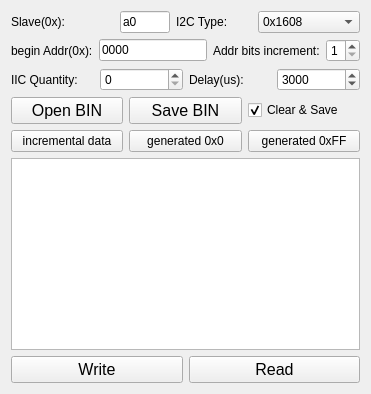
      <widget class="QWidget" name="tab_3">
       <attribute name="title">
        <string>Batch BIN</string>
       </attribute>
       <layout class="QVBoxLayout" name="verticalLayout_14">
        <item>
         <layout class="QHBoxLayout" name="horizontalLayout_11">
          <item>
           <widget class="QLabel" name="label_4">
            <property name="text">
             <string>Slave(0x):</string>
            </property>
           </widget>
          </item>
          <item>
           <widget class="QLineEdit" name="binSlavelineEdit">
            <property name="maximumSize">
             <size>
              <width>50</width>
              <height>16777215</height>
             </size>
            </property>
            <property name="text">
             <string>a0</string>
            </property>
           </widget>
          </item>
          <item>
           <widget class="QLabel" name="label_14">
            <property name="sizePolicy">
             <sizepolicy hsizetype="Ignored" vsizetype="Preferred">
              <horstretch>0</horstretch>
              <verstretch>0</verstretch>
             </sizepolicy>
            </property>
            <property name="maximumSize">
             <size>
              <width>76</width>
              <height>16777215</height>
             </size>
            </property>
            <property name="text">
             <string>I2C Type:</string>
            </property>
            <property name="buddy">
             <cstring>i2ctypecomboBox</cstring>
            </property>
           </widget>
          </item>
          <item>
           <widget class="QComboBox" name="binTypecomboBox">
            <property name="sizePolicy">
             <sizepolicy hsizetype="Ignored" vsizetype="Preferred">
              <horstretch>0</horstretch>
              <verstretch>0</verstretch>
             </sizepolicy>
            </property>
            <property name="currentIndex">
             <number>2</number>
            </property>
            <item>
             <property name="text">
              <string>0x0808</string>
             </property>
            </item>
            <item>
             <property name="text">
              <string>0x0816</string>
             </property>
            </item>
            <item>
             <property name="text">
              <string>0x1608</string>
             </property>
            </item>
            <item>
             <property name="text">
              <string>0x1616</string>
             </property>
            </item>
            <item>
             <property name="text">
              <string>0x1632</string>
             </property>
            </item>
           </widget>
          </item>
         </layout>
        </item>
        <item>
         <layout class="QHBoxLayout" name="horizontalLayout_12">
          <item>
           <widget class="QLabel" name="label_8">
            <property name="font">
             <font>
              <pointsize>9</pointsize>
             </font>
            </property>
            <property name="text">
             <string>begin Addr(0x):</string>
            </property>
           </widget>
          </item>
          <item>
           <widget class="QLineEdit" name="binRegStartlineEdit">
            <property name="text">
             <string>0000</string>
            </property>
           </widget>
          </item>
          <item>
           <widget class="QLabel" name="label_7">
            <property name="text">
             <string>Addr bits increment:</string>
            </property>
           </widget>
          </item>
          <item>
           <widget class="QSpinBox" name="binRegAddspinBox">
            <property name="minimum">
             <number>1</number>
            </property>
            <property name="maximum">
             <number>4</number>
            </property>
            <property name="value">
             <number>1</number>
            </property>
           </widget>
          </item>
         </layout>
        </item>
        <item>
         <layout class="QHBoxLayout" name="horizontalLayout_13">
          <item>
           <widget class="QLabel" name="label_15">
            <property name="text">
             <string>IIC Quantity:</string>
            </property>
           </widget>
          </item>
          <item>
           <widget class="QSpinBox" name="binCountspinBox">
            <property name="minimum">
             <number>0</number>
            </property>
            <property name="maximum">
             <number>10240</number>
            </property>
           </widget>
          </item>
          <item>
           <widget class="QLabel" name="label_6">
            <property name="font">
             <font>
              <pointsize>9</pointsize>
             </font>
            </property>
            <property name="text">
             <string>Delay(us):</string>
            </property>
           </widget>
          </item>
          <item>
           <widget class="QSpinBox" name="binDelayspinBox">
            <property name="minimum">
             <number>10</number>
            </property>
            <property name="maximum">
             <number>30000</number>
            </property>
            <property name="value">
             <number>3000</number>
            </property>
           </widget>
          </item>
         </layout>
        </item>
        <item>
         <layout class="QHBoxLayout" name="horizontalLayout_14">
          <item>
           <widget class="QPushButton" name="binOpenpushButton">
            <property name="font">
             <font>
              <pointsize>12</pointsize>
             </font>
            </property>
            <property name="text">
             <string>Open BIN</string>
            </property>
           </widget>
          </item>
          <item>
           <widget class="QPushButton" name="binSavepushButton">
            <property name="font">
             <font>
              <pointsize>12</pointsize>
             </font>
            </property>
            <property name="text">
             <string>Save BIN</string>
            </property>
           </widget>
          </item>
          <item>
           <widget class="QCheckBox" name="binSavecheckBox">
            <property name="text">
             <string>Clear &amp;&amp; Save</string>
            </property>
            <property name="checked">
             <bool>true</bool>
            </property>
           </widget>
          </item>
         </layout>
        </item>
        <item>
         <layout class="QHBoxLayout" name="horizontalLayout_16">
          <item>
           <widget class="QPushButton" name="binDataCreratepushButton">
            <property name="font">
             <font>
              <pointsize>9</pointsize>
             </font>
            </property>
            <property name="text">
             <string>incremental data</string>
            </property>
           </widget>
          </item>
          <item>
           <widget class="QPushButton" name="binData00epushButton">
            <property name="font">
             <font>
              <pointsize>9</pointsize>
             </font>
            </property>
            <property name="text">
             <string>generated 0x0</string>
            </property>
           </widget>
          </item>
          <item>
           <widget class="QPushButton" name="binDataFFpushButton">
            <property name="font">
             <font>
              <pointsize>9</pointsize>
             </font>
            </property>
            <property name="text">
             <string>generated 0xFF</string>
            </property>
           </widget>
          </item>
         </layout>
        </item>
        <item>
         <widget class="QPlainTextEdit" name="binplainTextEdit">
          <property name="sizePolicy">
           <sizepolicy hsizetype="Ignored" vsizetype="Expanding">
            <horstretch>0</horstretch>
            <verstretch>0</verstretch>
           </sizepolicy>
          </property>
          <property name="font">
           <font>
            <family>Arial</family>
            <pointsize>10</pointsize>
            <weight>50</weight>
            <bold>false</bold>
           </font>
          </property>
          <property name="lineWrapMode">
           <enum>QPlainTextEdit::NoWrap</enum>
          </property>
         </widget>
        </item>
        <item>
         <layout class="QHBoxLayout" name="horizontalLayout_15">
          <item>
           <widget class="QPushButton" name="binWritepushButton">
            <property name="font">
             <font>
              <pointsize>12</pointsize>
             </font>
            </property>
            <property name="text">
             <string>Write</string>
            </property>
           </widget>
          </item>
          <item>
           <widget class="QPushButton" name="binReadpushButton">
            <property name="font">
             <font>
              <pointsize>12</pointsize>
             </font>
            </property>
            <property name="text">
             <string>Read</string>
            </property>
           </widget>
          </item>
         </layout>
        </item>
       </layout>
      </widget>
